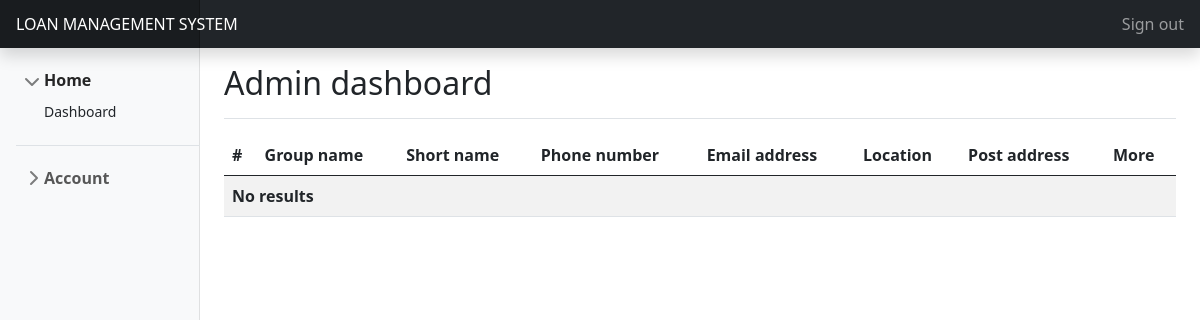
The app's page /index.php?url=admin (signed in), older data.
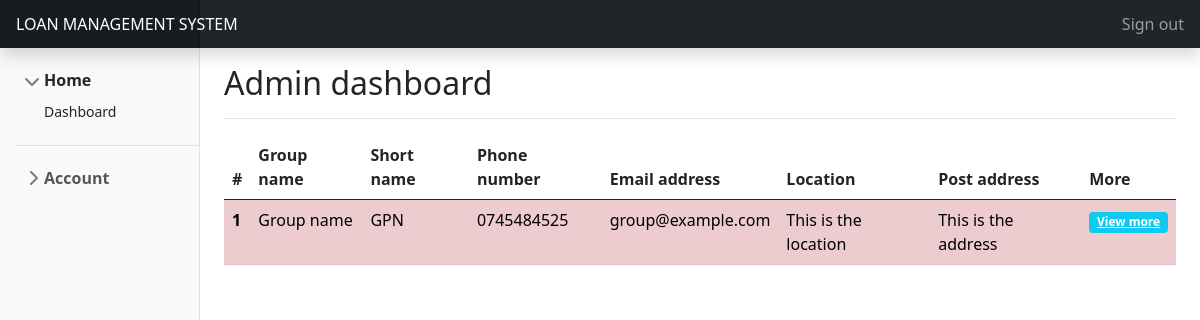
The same page, newer data.
### tables this page shows
CREATE TABLE `groups` (
  `id` int(10) NOT NULL,
  `groupname` varchar(100) NOT NULL,
  `shortname` varchar(10) NOT NULL,
  `phonenumber` varchar(20) NOT NULL,
  `groupemail` varchar(50) NOT NULL,
  `location` varchar(100) NOT NULL,
  `postaddress` varchar(50) NOT NULL,
  `contactphone` varchar(50) NOT NULL,
  `contactname` varchar(20) NOT NULL,
  `groupadminid` varchar(50) NOT NULL
);

### includes/database.php (called while the page is built, shortened)
<?php
$systemName = "LOAN MANAGEMENT SYSTEM";
class Database
{
    private $host = 'localhost';
    private $user = 'root';
    private $database = 'mikopo';
    private $password = '';
    protected $dbConnect = false;
    public function __construct() {
        if(!$this->dbConnect) {
            $conn = new mysqli(
                $this->host,
                $this->user,
                $this->password,
                $this->database
            );
        }
        if($conn->connect_error){
            die("Error failed to connect to MySQL: " . $conn->connect_error);
        }else{
            $this->dbConnect = $conn;
        }
    }
    protected function getData($sqlQuery) {
        $result = mysqli_query($this->dbConnect, $sqlQuery);
        if ( $result->num_rows > 0 ) {
            $data = array();
            while ($row = $result->fetch_assoc()) {
                $data[] = $row;
            }
        }
        return @$data;
    }
}

### includes/includes.php (called while the page is built, shortened)
<?php
require_once('database.php');
class User extends Database
{
    public function getGroups() {
        $groupQuery = "SELECT * FROM groups";
        return $this->getData($groupQuery);
    }
    public function applicationValidation($adminid) {
        $validApp = false;
        $sqlQuery = "SELECT * FROM group_members WHERE status='ACCEPTED' AND adminid='".$adminid."' ORDER BY birthdate DESC";
        $members = $this->getData($sqlQuery);
        return $validApp;
    }
    public function getAddress($getUrl) {
        switch ($getUrl) {
            case 'admin':
                $getUrl = 'admin-dash.php';
                break;
        }
        return $getUrl;
    }
}

### includes/admin-dash.php (the view)
<?php
$group = $user->getGroups();
?>
<div class="d-flex justify-content-between flex-wrap flex-md-nowrap align-items-center pt-3 pb-2 mb-3 border-bottom">
<h1 class="h2">Admin dashboard</h2>
</div>
<div class="bd-example mt-3">
<table class="table table-striped">
    <thead>
    <tr>
    <th scope="col">#</th>
    <th scope="col">Group name</th>
    <th scope="col">Short name</th>
    <th scope="col">Phone number</th>
    <th scope="col">Email address</th>
    <th scope="col">Location</th>
    <th scope="col">Post address</th>
    <th scope="col">More</th>
    </tr>
    </thead>
    <tbody>
<?php
$rownum = 1;
if ($group != NULL) {
    for ($i=0; $i < sizeof($group); $i++) {
        $check = $user->applicationValidation($group[$i]['groupadminid']);
        if ($check == false) {
            $check = 'table-danger';
        } else if ($check == true) {
            $check = 'table-success';
        }
        echo '<tr class="'.@$check.'">';
        echo '<th scope="row">'.$rownum.'</th>';
        echo '<td>'.@$group[$i]['groupname'].'</td>';
        echo '<td>'.@$group[$i]['shortname'].'</td>';
        echo '<td>'.@$group[$i]['phonenumber'].'</td>';
        echo '<td>'.@$group[$i]['groupemail'].'</td>';
        echo '<td>'.@$group[$i]['location'].'</td>';
        echo '<td>'.@$group[$i]['postaddress'].'</td>';
        echo '<td><a class="badge squire-pill bg-info" href="index.php?url=group-details&group='.@$group[$i]['id'].'">View more</a></td>';
        echo '</tr>';
        $rownum++;
        }
} else {
echo '<tr>';
echo '<th scope="row" colspan="8">No results</th>';
echo '</tr>';
}
?>
    </tbody>
</table>
</div>

### includes/header.php (shortened to what this page needs)
<?php
    require_once('includes.php');
    $user = new User();
    ?>
<!DOCTYPE html>
<html lang="en">
<head>
    <link rel="stylesheet" href="./bootstrap/css/bootstrap.min.css">
    <link rel="stylesheet" href="./css/style.css">
    <link rel="stylesheet" href="./fontawesome/css/all.min.css"/>
</head>

### index.php (shortened to what this page needs)
<?php
require ('includes/header.php');
$user->checkLogin();
?>
  <body>
<header class="navbar navbar-dark sticky-top bg-dark flex-md-nowrap p-0 shadow">
  <a class="navbar-brand col-md-3 col-lg-2 me-0 px-3" href="#"><?php echo $systemName; ?></a>
  <div class="navbar-nav">
    <div class="nav-item text-nowrap">
      <a class="nav-link px-3" href="action.php?action=logout">Sign out</a>
    </div>
  </div>
</header>
<div class="container-fluid">
  <div class="row">
    <nav id="sidebarMenu" class="col-md-3 col-lg-2 d-md-block bg-light sidebar collapse">
      <div class="position-sticky pt-3">
      <ul class="list-unstyled ps-3">
      <li class="mb-1">
        <button class="btn btn-toggle align-items-center rounded collapsed" data-bs-toggle="collapse" data-bs-target="#home-collapse" aria-expanded="true">
          Home
        </button>
        <div class="collapse show" id="home-collapse">
          <ul class="btn-toggle-nav list-unstyled fw-normal pb-1 small">
<?php
if ($_SESSION['role'] == 'user' ) {
  ?>
            <li><a href="index.php" class="link-dark rounded">Dashboard</a></li>
            <li><a href="index.php?url=register" class="link-dark rounded">Register group</a></li>
            <li><a href="index.php?url=group-members" class="link-dark rounded">Group members</a></li>
            <li><a href="index.php?url=group-activities" class="link-dark rounded">Group activities</a></li>
<?php
} else if ($_SESSION['role'] == 'admin' ) {
  ?>
            <li><a href="index.php?url=admin" class="link-dark rounded">Dashboard</a></li>
<?php
} else {
  ?>
            <li><a href="index.php?url=member" class="link-dark rounded">Dashboard</a></li>
<?php
}
?>
          </ul>
        </div>
      </li>
      <li class="border-top my-3"></li>
      <li class="mb-1">
        <button class="btn btn-toggle align-items-center rounded collapsed" data-bs-toggle="collapse" data-bs-target="#account-collapse" aria-expanded="false">
          Account
        </button>
      </li>
    </ul>
      </div>
    </nav>
    <main class="col-md-9 ms-sm-auto col-lg-10 px-md-4">
    <?php
    if (isset($_GET['url'])) {
      $url= $_GET['url'];
      $includeAddress = $user->getAddress($url);
      if ($includeAddress) {
        include ('includes/'.$includeAddress);
      }
    }
    ?>
</main>
  </div>
</div>
  </body>
</html>

### css/style.css (style rules this page uses)
* { box-sizing: border-box; }
html, body { height: 100% !important; width: 100% !important; font-family: "Segoe UI", Tahoma, Geneva, Verdana, sans-serif; font-size: 1rem; }
.sidebar { position: fixed; top: 0; bottom: 0; left: 0; z-index: 100; padding: 48px 0 0; box-shadow: inset -1px 0 0 rgba(0, 0, 0, 0.1); }
.navbar-brand { padding-top: 0.75rem; padding-bottom: 0.75rem; font-size: 1rem; background-color: rgba(0, 0, 0, 0.25); box-shadow: inset -1px 0 0 rgba(0, 0, 0, 0.25); }
.btn-toggle { display: inline-flex; align-items: center; padding: 0.25rem 0.5rem; font-weight: 600; color: rgba(0, 0, 0, 0.65); background-color: transparent; border: 0; }
.btn-toggle::before { width: 1.25em; line-height: 0; transition: transform 0.35s ease; transform-origin: 0.5em 50%; }
.btn-toggle[aria-expanded=true] { color: rgba(0, 0, 0, 0.85); }
.btn-toggle[aria-expanded=true]::before { transform: rotate(90deg); }
.btn-toggle-nav a { display: inline-flex; padding: 0.1875rem 0.5rem; margin-top: 0.125rem; margin-left: 1.25rem; text-decoration: none; }

Row changes from the older to the newer data that the page shows:
added groups: groupname "Group name", shortname "GPN", phonenumber "0745484525", groupemail "group@example.com", location "This is the location", postaddress "This is the address"
Text that changed along with them:
text no longer shown: "No results"
